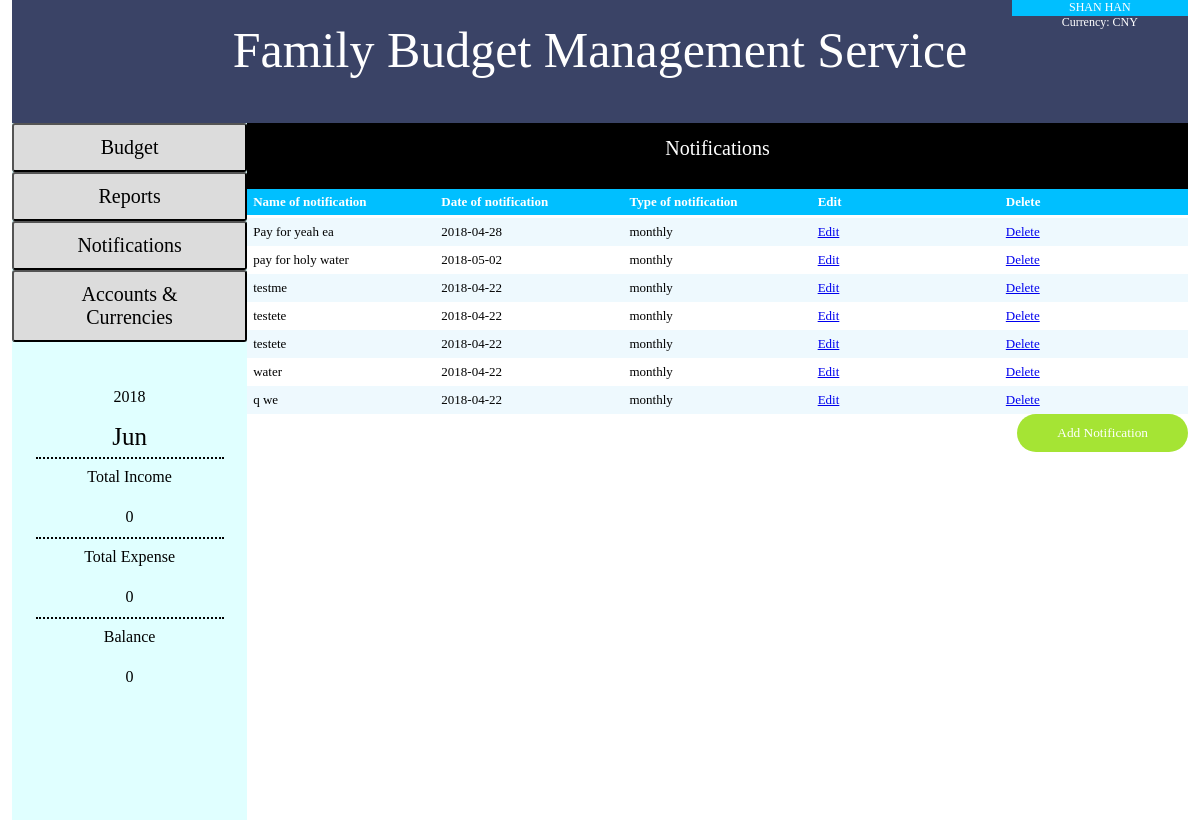
Page /notification.php (signed in) on the committed database.
### tables this page shows
CREATE TABLE `User` (
  `User_id` int(11) NOT NULL AUTO_INCREMENT,
  `User_name` varchar(30) NOT NULL,
  `User_phone` varchar(15) NOT NULL,
  `User_email` varchar(30) NOT NULL,
  `User_password` varchar(15) NOT NULL,
  `Currency_id` int(11) NOT NULL,
  PRIMARY KEY (`User_id`),
  KEY `fk_currUser_idx` (`Currency_id`)
);

CREATE TABLE `CurrencyType` (
  `Currency_id` int(11) NOT NULL AUTO_INCREMENT,
  `Currency_name` varchar(45) NOT NULL,
  `Abbreviation` varchar(10) NOT NULL,
  PRIMARY KEY (`Currency_id`)
);

CREATE TABLE `Notification` (
  `Notification_id` int(11) NOT NULL AUTO_INCREMENT,
  `Notification_info` varchar(25) NOT NULL,
  `Notification_date` date NOT NULL,
  `User_id` int(11) NOT NULL,
  `Notification_type` int(11) NOT NULL,
  PRIMARY KEY (`Notification_id`),
  KEY `fk_userNotifi_idx` (`User_id`),
  CONSTRAINT `fk_userNotifi` FOREIGN KEY (`User_id`) REFERENCES `User` (`User_id`) ON DELETE NO ACTION ON UPDATE NO ACTION
);

### notification.php (the view, shortened to what this page needs)
<?php
include "addNoti.php";
include "model.php";
require_once('connection.php');
$conn = mysqli_connect($servername, $username_d, $password, $dbname);
?>
<!DOCTYPE html>
<html>
<head>
	<link rel="stylesheet" href="css/notiStyle.css">
</head>
<body>
	<div id="subtitle">
		<p>Notifications</p>
	</div>
	<div id="tabTit">
		<table class="dataintable">
			<tr>
			<th>Name of notification </th>
    		<th>Date of notification </th>
    		<th>Type of notification</th>
    		<th>Edit</th>
    		<th>Delete</th>
    		</tr>
		</table>
	</div>
	<div id="notiTab">
		<?php
   		$sql = "SELECT u.User_email,n.Notification_id,n.Notification_date,n.Notification_info, n.Notification_type  FROM  Notification n INNER JOIN  User u ON n.User_id = u.User_id where u.User_id=".$_SESSION['UserId'];
    	$result = $conn->query($sql);
		?>
		<table class="dataintable">
  <tbody>
  <?php
  while ($row = $result->fetch_row()){
    ?>
    <tr>
      <td><?php echo $row[3]; ?></td>
      <td><?php echo $row[2]; ?></td>
      <td>
  <?php if ($row[4]=="1") {echo "monthly";} ?>
  </td>
      <td><?php echo "<a href='notiEdit.php?nId=".$row[1]."'>Edit</a>"; ?></td>
      <td><?php echo "<a href='delete.php?delete=NotiD&deleteId=".$row[1]."'>Delete</a>"; ?></td>
    </tr>
    <?php }  $conn->close();?>
  </tbody>
</table>
<button class="but" onclick="addNoti()">Add Notification</button>
	</div>
</body>
</html>

### model.php (shortened to what this page needs)
<?php
require_once('connection.php');
$conn = mysqli_connect($servername, $username_d, $password, $dbname);
?>
<!DOCTYPE html>
<html>
<head>
    <link rel="stylesheet" href="css/modelStyle.css">
</head>
<body>
	<div id="item1">
    	<p>Family Budget Management Service</p>
	</div>
	<div id="item2">
		<ul>
            <li><button class="butt" onclick="window.location.href='budget.php'">Budget</button></li>
            <li><button class="butt" onclick="window.location.href='report.php'">Reports</button></li>
            <li><button class="butt" onclick="window.location.href='notification.php'">Notifications</button></li>
            <li><button class="butt" onclick="window.location.href='accounts.php'">Accounts & Currencies</button></li>
    	</ul>
    	<?php
    	$totIncome=0;
    	$totExpense=0;
        $balance=$totIncome-$totExpense;
        echo "<ul class='three'>
        <li class='center'>".date("Y")."</li>
		<li class='monthSize'>".date("M")."</li>
		<hr class='hrStyle'>
		<li class='center'>Total Income</li>
		<li class='center'>".$totIncome."</li>
		<hr class='hrStyle'>
		<li class='center'>Total Expense</li>
		<li class='center'> ".$totExpense."</li>
        <hr class='hrStyle'>
        <li class='center'>Balance</li>
        <li class='center'> ".$balance."</li>
		</ul>";
    	?>
	</div>
	<div id="userinfo">
		<?php
		$sql="SELECT * FROM User WHERE User_id=".$_SESSION['UserId'];
		$result = mysqli_query($conn,$sql);
        while($row = mysqli_fetch_row($result)){
        	$usrName=$row[1];
            $currencyId=$row[5];
        }
        $sql="SELECT Abbreviation FROM CurrencyType WHERE Currency_id=".$currencyId;
		$result = mysqli_query($conn,$sql);
        while($row = mysqli_fetch_row($result)){
        	$abb=$row[0];
        }
		echo "<p id='one'>".$usrName."</p>
		<p id='one'>Currency: ".$abb."</p>";
		?>
	</div>
</body>
</html>

### css/addWebs.css (style rules this page uses)
* { margin:0; padding:0; font-family: 'Tahoma', fantasy; }

### css/modelStyle.css (style rules this page uses)
html body { position: absolute; left: 1%; height: 100%; width: 98%; }
.but { cursor: pointer; border: none; padding: 11px 40px; background: #A5E434; border-radius: 30px; color: #fff; }
* { margin:0; padding:0; font-family: 'Tahoma', fantasy; }
table.dataintable { border-collapse:collapse; border:0 solid #aaa; }
table.dataintable th { vertical-align:baseline; padding:5px 15px 5px 6px; background-color:#00BFFF; border:0 solid #3F3F3F; text-align:left; color:#fff; width: 20%; }
table.dataintable td { vertical-align:text-top; padding:6px 15px 6px 6px; border:0 solid #aaa; width: 20%; }
table.dataintable tr:nth-child(odd) { background-color:#EEF9FE; }
table.dataintable tr:nth-child(even) { background-color:#fff; }
.butt { background: #DCDCDC; cursor: pointer; border: 2; padding: 11px 40px; font-size:20px; font-family: 'Tahoma', fantasy; border-radius: 3px; color: #000000; width: 100%; }
#item1 { position: absolute; width: 100%; height: 15%; background: #3A4366; }
#item1 p { width:100%; height: 100%; line-height: 100px; text-align: center; color: #FFF; font-family: 'Tahoma', fantasy; font-size: 50px; }
#item2 { position: absolute; background: #E0FFFF; top: 15%; left: 0%; width: 20%; height: 85%; }
#item2 ul { list-style-type:none; }
#userinfo { position: absolute; z-index: 2; left: 85%; width: 15%; height: 2%; top:0%; font-size: 12px; color: #FFF; font-family: 'Tahoma', fantasy; background: #00BFFF; }
#one { text-align: center; }
.three { position: relative; top :5%; text-align: left; list-style-type:none; line-height: 40px; font-family: 'Tahoma', fantasy; }
.monthSize { font-size: 25px; text-align: center; }
.center { text-align: center; }
.hrStyle { position: absolute; width: 80%; left: 10%; border:none; border-top:2px dotted #000000; }

### css/notiStyle.css (style rules this page uses)
#subtitle { position: absolute; left: 20%; top: 15%; width:80%; height:8%; background:#000000; }
#subtitle p { text-align: center; color: #FFF; font-size: 20px; line-height: 50px; }
#notiTab { position: absolute; left: 20%; top: 26.6%; width: 80%; height: 74%; overflow:auto; overflow-y:auto; overflow-x:auto; }
#notiTab table { width: 100%; font-size: 13px; }
#notiTab button { float: right; }
#tabTit { position: absolute; top: 23%; left: 20%; width:80%; height: 3%; font-size: 13px; }
#tabTit table { width: 100%; }

### rows in the picture
user: User_name "SHAN HAN"
currencytype: Abbreviation "CNY"
notification: Notification_info "Pay for yeah ea", Notification_date "2018-04-28", Notification_type "monthly"
notification: Notification_info "pay for holy water", Notification_date "2018-05-02", Notification_type "monthly"
notification: Notification_info "testme", Notification_date "2018-04-22", Notification_type "monthly"
notification: Notification_info "testete", Notification_date "2018-04-22", Notification_type "monthly"
notification: Notification_info "testete", Notification_date "2018-04-22", Notification_type "monthly"
notification: Notification_info "water", Notification_date "2018-04-22", Notification_type "monthly"
notification: Notification_info "q we", Notification_date "2018-04-22", Notification_type "monthly"

### other values in the picture
$totIncome "0"
$totExpense "0"
$balance "0"
